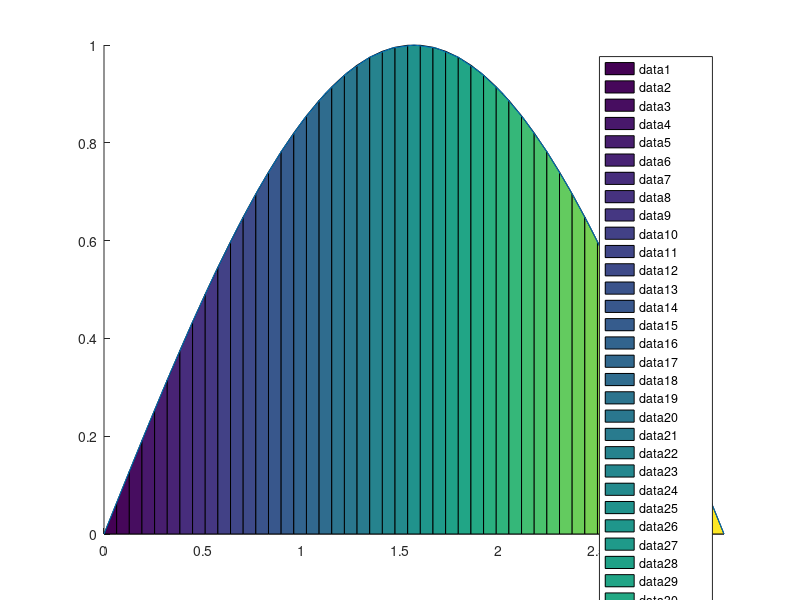

Reproduce this figure in MATLAB.
clear all, close all, clc, format compact, format long g;
 
%% Numerical integration of a function from x1 to x2
F = @(t)(sin(t));      % function to integrate
x1=0; x2=pi;           % limits
a1 = quad(F,x1,x2);    % use quad to integrate
 
%% Show the curve and display a message to define the problem
fplot(F,[x1,x2])       % a quick way to plot a function
msg = sprintf('What is the integral of %s from %.2f to %.2f?',func2str(F),x1,x2);
disp(msg); waitfor(msgbox(msg));
 
%% Show the result
msg = ['Area calculated by the quad function = ' num2str(a1,10)];
disp(msg); waitfor(msgbox(msg));
 
%% Approximate the integral via trapz for different numbers of points
for np=[5 10 25 50]
    clf                     % clear the current figure    
    hold on                 % allow stuff to be added to this plot
     
    x = linspace(x1,x2,np); % generate x values
    y = F(x);               % generate y values
    a2 = trapz(x,y);        % use trapz to integrate
     
    % Generate and display the trapezoids used by trapz
    for ii=1:length(x)-1
        px=[x(ii) x(ii+1) x(ii+1) x(ii)];
        py=[0     0       y(ii+1) y(ii)];
        fill(px,py,ii)
    end
 
    fplot(F,[x1,x2]);       % plot the actual curve for reference
    msg = sprintf('Area calculated by trapz function with %u points = %.8f',np,a2);
    disp(msg); waitfor(msgbox(msg));
end
